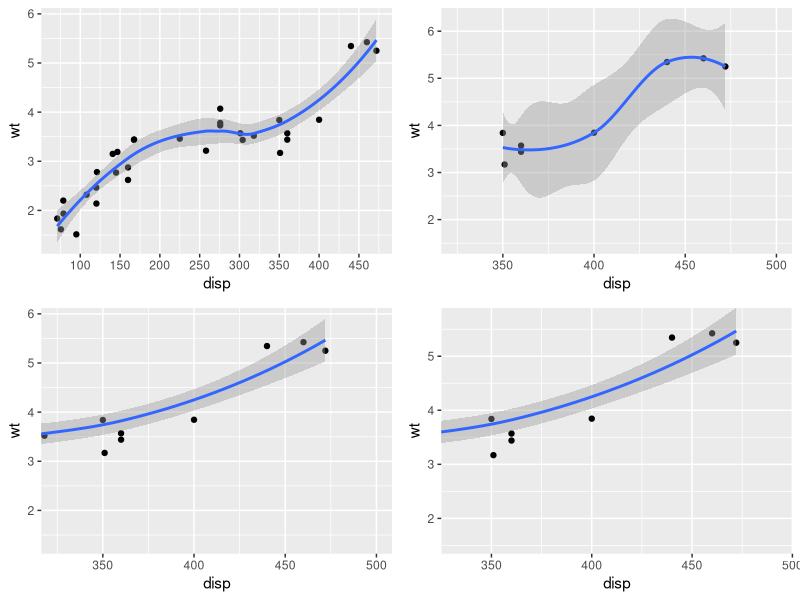

This chart was generated by the following R code:
## ---- chunk 1
data("mtcars")
library(ggplot2)
library(gridExtra)
names(mtcars)
str(mtcars)
## ---- chunk 2
# There are two ways of zooming the plot display: with scales or
# with coordinate systems.  They work in two rather different ways.


p0<-ggplot(data=mtcars,aes(disp,wt))+
  geom_point(color='black')+
  geom_smooth()+
  scale_x_continuous(breaks=seq(0,500,50))
# Setting the limits on a scale converts all values outside the range to NA.
p1<-p0+scale_x_continuous(limits = c(325, 500))

# Setting the limits on the coordinate system performs a visual zoom.
# The data is unchanged, and we just view a small portion of the original
# plot. Note how smooth continues past the points visible on this plot.
p2<-p0+coord_cartesian(xlim = c(325, 500))

# Simiarly, we can use expand = FALSE to turn off expansion with the
# default limits
p3<-p0+coord_cartesian(xlim = c(325, 500),expand = FALSE)


grid.arrange(p0,p1,p2,p3,ncol=2)
